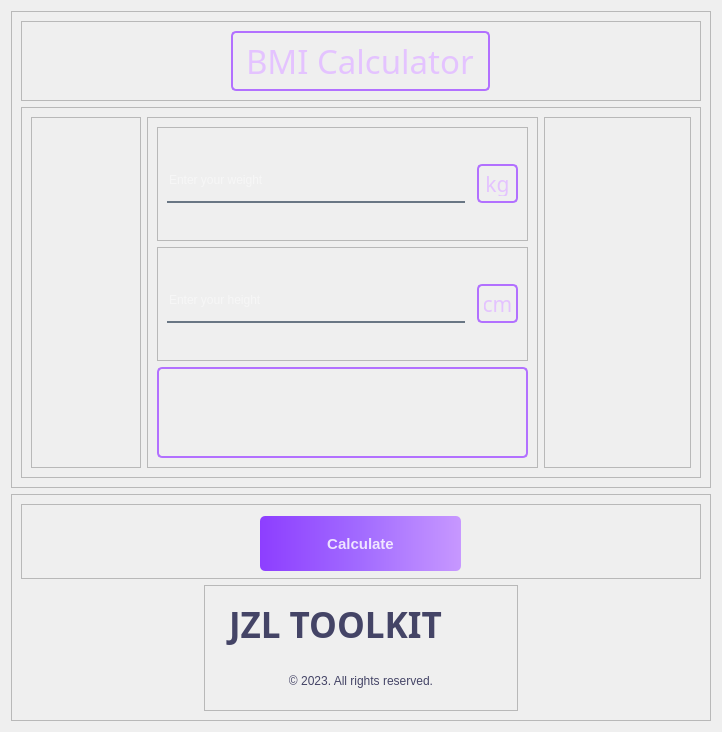
               <widget class="QWidget" name="bmi_page">
                <layout class="QVBoxLayout" name="verticalLayout_17">
                 <item>
                  <widget class="QFrame" name="content_bmi">
                   <property name="sizePolicy">
                    <sizepolicy hsizetype="Preferred" vsizetype="Expanding">
                     <horstretch>0</horstretch>
                     <verstretch>0</verstretch>
                    </sizepolicy>
                   </property>
                   <property name="frameShape">
                    <enum>QFrame::StyledPanel</enum>
                   </property>
                   <property name="frameShadow">
                    <enum>QFrame::Raised</enum>
                   </property>
                   <layout class="QVBoxLayout" name="verticalLayout_23">
                    <item>
                     <widget class="QFrame" name="basta_bmi">
                      <property name="frameShape">
                       <enum>QFrame::StyledPanel</enum>
                      </property>
                      <property name="frameShadow">
                       <enum>QFrame::Raised</enum>
                      </property>
                      <layout class="QHBoxLayout" name="horizontalLayout_25">
                       <item alignment="Qt::AlignHCenter">
                        <widget class="QLabel" name="label_7">
                         <property name="font">
                          <font>
                           <family>Swis721 BlkCn BT</family>
                           <pointsize>25</pointsize>
                           <italic>false</italic>
                           <bold>false</bold>
                          </font>
                         </property>
                         <property name="styleSheet">
                          <string notr="true">border: 2px solid #B270FF;
background: transparent;
border-radius: 5px;
padding: 5px;

 color: #E4C3FF;
font: 25pt &quot;Swis721 BlkCn BT&quot;;</string>
                         </property>
                         <property name="text">
                          <string>BMI Calculator</string>
                         </property>
                        </widget>
                       </item>
                      </layout>
                     </widget>
                    </item>
                    <item>
                     <widget class="QFrame" name="com_bmi">
                      <property name="frameShape">
                       <enum>QFrame::StyledPanel</enum>
                      </property>
                      <property name="frameShadow">
                       <enum>QFrame::Raised</enum>
                      </property>
                      <layout class="QHBoxLayout" name="horizontalLayout_29">
                       <item>
                        <widget class="QFrame" name="spacer_5">
                         <property name="frameShape">
                          <enum>QFrame::StyledPanel</enum>
                         </property>
                         <property name="frameShadow">
                          <enum>QFrame::Raised</enum>
                         </property>
                         <layout class="QHBoxLayout" name="horizontalLayout_30">
                          <item>
                           <spacer name="horizontalSpacer_5">
                            <property name="orientation">
                             <enum>Qt::Horizontal</enum>
                            </property>
                            <property name="sizeHint" stdset="0">
                             <size>
                              <width>90</width>
                              <height>20</height>
                             </size>
                            </property>
                           </spacer>
                          </item>
                         </layout>
                        </widget>
                       </item>
                       <item>
                        <widget class="QFrame" name="text_weight_3">
                         <property name="sizePolicy">
                          <sizepolicy hsizetype="Expanding" vsizetype="Expanding">
                           <horstretch>0</horstretch>
                           <verstretch>0</verstretch>
                          </sizepolicy>
                         </property>
                         <property name="minimumSize">
                          <size>
                           <width>381</width>
                           <height>351</height>
                          </size>
                         </property>
                         <property name="frameShape">
                          <enum>QFrame::StyledPanel</enum>
                         </property>
                         <property name="frameShadow">
                          <enum>QFrame::Raised</enum>
                         </property>
                         <layout class="QVBoxLayout" name="verticalLayout_24">
                          <item>
                           <widget class="QFrame" name="frame_19">
                            <property name="sizePolicy">
                             <sizepolicy hsizetype="Expanding" vsizetype="Expanding">
                              <horstretch>0</horstretch>
                              <verstretch>0</verstretch>
                             </sizepolicy>
                            </property>
                            <property name="frameShape">
                             <enum>QFrame::StyledPanel</enum>
                            </property>
                            <property name="frameShadow">
                             <enum>QFrame::Raised</enum>
                            </property>
                            <layout class="QHBoxLayout" name="horizontalLayout_14">
                             <item>
                              <widget class="QLineEdit" name="weight_bmi">
                               <property name="minimumSize">
                                <size>
                                 <width>208</width>
                                 <height>38</height>
                                </size>
                               </property>
                               <property name="maximumSize">
                                <size>
                                 <width>310</width>
                                 <height>38</height>
                                </size>
                               </property>
                               <property name="toolTip">
                                <string>&lt;html&gt;&lt;head/&gt;&lt;body&gt;&lt;p&gt;Please enter your weight in kilograms.&lt;/p&gt;&lt;/body&gt;&lt;/html&gt;</string>
                               </property>
                               <property name="styleSheet">
                                <string notr="true">QLineEdit {background-color: rgba(0, 0, 0, 0);
border: none;
border-bottom: 2px solid rgba(105, 118, 132, 255);
color: rgba(255, 255, 255, 230);
padding-bottom: 7px;
font: 17pt &quot;Swis721 BlkCn BT&quot;;
}
QToolTip {
padding: 8px 12px 10px;
min-width: 215px;
color: rgb(255, 255, 255);
background-color: rgb(68, 68, 102);
text-align: center;
}
</string>
                               </property>
                               <property name="text">
                                <string/>
                               </property>
                               <property name="placeholderText">
                                <string>Enter your weight</string>
                               </property>
                              </widget>
                             </item>
                             <item>
                              <widget class="QFrame" name="frame_3">
                               <property name="maximumSize">
                                <size>
                                 <width>10</width>
                                 <height>66</height>
                                </size>
                               </property>
                               <property name="frameShape">
                                <enum>QFrame::StyledPanel</enum>
                               </property>
                               <property name="frameShadow">
                                <enum>QFrame::Raised</enum>
                               </property>
                              </widget>
                             </item>
                             <item>
                              <widget class="QLabel" name="label_13">
                               <property name="minimumSize">
                                <size>
                                 <width>41</width>
                                 <height>39</height>
                                </size>
                               </property>
                               <property name="maximumSize">
                                <size>
                                 <width>41</width>
                                 <height>39</height>
                                </size>
                               </property>
                               <property name="font">
                                <font>
                                 <family>Swis721 BlkCn BT</family>
                                 <pointsize>16</pointsize>
                                 <italic>false</italic>
                                 <bold>false</bold>
                                </font>
                               </property>
                               <property name="whatsThis">
                                <string>&lt;html&gt;&lt;head/&gt;&lt;body&gt;&lt;p&gt;Kilogram&lt;/p&gt;&lt;/body&gt;&lt;/html&gt;</string>
                               </property>
                               <property name="styleSheet">
                                <string notr="true">border: 2px solid #B270FF;
background: transparent;
border-radius: 5px;
padding: 5px;
color: #E4C3FF;
font: 16pt &quot;Swis721 BlkCn BT&quot;;</string>
                               </property>
                               <property name="text">
                                <string>kg</string>
                               </property>
                               <property name="alignment">
                                <set>Qt::AlignCenter</set>
                               </property>
                              </widget>
                             </item>
                            </layout>
                           </widget>
                          </item>
                          <item>
                           <widget class="QFrame" name="frame_20">
                            <property name="sizePolicy">
                             <sizepolicy hsizetype="Expanding" vsizetype="Expanding">
                              <horstretch>0</horstretch>
                              <verstretch>0</verstretch>
                             </sizepolicy>
                            </property>
                            <property name="frameShape">
                             <enum>QFrame::StyledPanel</enum>
                            </property>
                            <property name="frameShadow">
                             <enum>QFrame::Raised</enum>
                            </property>
                            <layout class="QHBoxLayout" name="horizontalLayout_32">
                             <item>
                              <widget class="QLineEdit" name="height_bmi">
                               <property name="minimumSize">
                                <size>
                                 <width>206</width>
                                 <height>38</height>
                                </size>
                               </property>
                               <property name="maximumSize">
                                <size>
                                 <width>308</width>
                                 <height>38</height>
                                </size>
                               </property>
                               <property name="toolTip">
                                <string>&lt;html&gt;&lt;head/&gt;&lt;body&gt;&lt;p&gt;Please enter your height in centimeters.&lt;/p&gt;&lt;/body&gt;&lt;/html&gt;</string>
                               </property>
                               <property name="styleSheet">
                                <string notr="true">QLineEdit {background-color: rgba(0, 0, 0, 0);
border: none;
border-bottom: 2px solid rgba(105, 118, 132, 255);
color: rgba(255, 255, 255, 230);
padding-bottom: 7px;
font: 17pt &quot;Swis721 BlkCn BT&quot;;
}
QToolTip {
padding: 8px 12px 10px;
min-width: 220px;
color: rgb(255, 255, 255);
background-color: rgb(68, 68, 102);
text-align: center;
}

</string>
                               </property>
                               <property name="text">
                                <string/>
                               </property>
                               <property name="placeholderText">
                                <string>Enter your height</string>
                               </property>
                              </widget>
                             </item>
                             <item>
                              <widget class="QFrame" name="frame_2">
                               <property name="maximumSize">
                                <size>
                                 <width>10</width>
                                 <height>65</height>
                                </size>
                               </property>
                               <property name="frameShape">
                                <enum>QFrame::StyledPanel</enum>
                               </property>
                               <property name="frameShadow">
                                <enum>QFrame::Raised</enum>
                               </property>
                              </widget>
                             </item>
                             <item>
                              <widget class="QLabel" name="label_12">
                               <property name="minimumSize">
                                <size>
                                 <width>41</width>
                                 <height>39</height>
                                </size>
                               </property>
                               <property name="maximumSize">
                                <size>
                                 <width>41</width>
                                 <height>39</height>
                                </size>
                               </property>
                               <property name="font">
                                <font>
                                 <family>Swis721 BlkCn BT</family>
                                 <pointsize>16</pointsize>
                                 <italic>false</italic>
                                 <bold>false</bold>
                                </font>
                               </property>
                               <property name="whatsThis">
                                <string>&lt;html&gt;&lt;head/&gt;&lt;body&gt;&lt;p&gt;Centimeter&lt;/p&gt;&lt;/body&gt;&lt;/html&gt;</string>
                               </property>
                               <property name="styleSheet">
                                <string notr="true">border: 2px solid #B270FF;
background: transparent;
border-radius: 5px;
padding: 5px;
color: #E4C3FF;
font: 16pt &quot;Swis721 BlkCn BT&quot;;</string>
                               </property>
                               <property name="text">
                                <string>cm</string>
                               </property>
                               <property name="alignment">
                                <set>Qt::AlignCenter</set>
                               </property>
                              </widget>
                             </item>
                            </layout>
                           </widget>
                          </item>
                          <item>
                           <widget class="QLabel" name="bmi_result">
                            <property name="minimumSize">
                             <size>
                              <width>371</width>
                              <height>91</height>
                             </size>
                            </property>
                            <property name="font">
                             <font>
                              <family>Swis721 BlkCn BT</family>
                              <pointsize>20</pointsize>
                              <italic>false</italic>
                              <bold>false</bold>
                             </font>
                            </property>
                            <property name="cursor">
                             <cursorShape>IBeamCursor</cursorShape>
                            </property>
                            <property name="toolTip">
                             <string>&lt;html&gt;&lt;head/&gt;&lt;body&gt;&lt;p&gt;BMI result&lt;/p&gt;&lt;/body&gt;&lt;/html&gt;</string>
                            </property>
                            <property name="whatsThis">
                             <string>&lt;html&gt;&lt;head/&gt;&lt;body&gt;&lt;p&gt;The BMI result will be shown here.&lt;/p&gt;&lt;/body&gt;&lt;/html&gt;</string>
                            </property>
                            <property name="styleSheet">
                             <string notr="true">QLabel {
border: 2px solid #B270FF;
background: transparent;
border-radius: 5px;
padding: 5px;
color: #E4C3FF;
font: 20pt &quot;Swis721 BlkCn BT&quot;;
}
QToolTip {
padding: 8px 12px 10px;
min-width: 70px;
color: rgb(255, 255, 255);
background-color: rgb(68, 68, 102);
text-align: center;
}
</string>
                            </property>
                            <property name="text">
                             <string/>
                            </property>
                            <property name="alignment">
                             <set>Qt::AlignCenter</set>
                            </property>
                           </widget>
                          </item>
                         </layout>
                        </widget>
                       </item>
                       <item>
                        <widget class="QFrame" name="spacer_6">
                         <property name="frameShape">
                          <enum>QFrame::StyledPanel</enum>
                         </property>
                         <property name="frameShadow">
                          <enum>QFrame::Raised</enum>
                         </property>
                         <layout class="QHBoxLayout" name="horizontalLayout_34">
                          <item>
                           <spacer name="horizontalSpacer_6">
                            <property name="orientation">
                             <enum>Qt::Horizontal</enum>
                            </property>
                            <property name="sizeHint" stdset="0">
                             <size>
                              <width>127</width>
                              <height>20</height>
                             </size>
                            </property>
                           </spacer>
                          </item>
                         </layout>
                        </widget>
                       </item>
                      </layout>
                     </widget>
                    </item>
                   </layout>
                  </widget>
                 </item>
                 <item>
                  <widget class="QFrame" name="footer_bmi">
                   <property name="minimumSize">
                    <size>
                     <width>0</width>
                     <height>151</height>
                    </size>
                   </property>
                   <property name="frameShape">
                    <enum>QFrame::StyledPanel</enum>
                   </property>
                   <property name="frameShadow">
                    <enum>QFrame::Raised</enum>
                   </property>
                   <layout class="QVBoxLayout" name="verticalLayout_26">
                    <item>
                     <widget class="QFrame" name="frame_23">
                      <property name="frameShape">
                       <enum>QFrame::StyledPanel</enum>
                      </property>
                      <property name="frameShadow">
                       <enum>QFrame::Raised</enum>
                      </property>
                      <layout class="QHBoxLayout" name="horizontalLayout_35">
                       <item>
                        <widget class="QPushButton" name="calculate_btn">
                         <property name="minimumSize">
                          <size>
                           <width>171</width>
                           <height>55</height>
                          </size>
                         </property>
                         <property name="maximumSize">
                          <size>
                           <width>201</width>
                           <height>51</height>
                          </size>
                         </property>
                         <property name="font">
                          <font>
                           <pointsize>11</pointsize>
                           <bold>true</bold>
                          </font>
                         </property>
                         <property name="cursor">
                          <cursorShape>PointingHandCursor</cursorShape>
                         </property>
                         <property name="whatsThis">
                          <string>&lt;html&gt;&lt;head/&gt;&lt;body&gt;&lt;p&gt;&lt;br/&gt;&lt;/p&gt;&lt;/body&gt;&lt;/html&gt;</string>
                         </property>
                         <property name="styleSheet">
                          <string notr="true">QPushButton {
    background: qlineargradient(x1:0, y1:0, x2:1, y2:0, stop:0 #8D3EFF, stop:0.5 #A26BFF, stop:1 #C798FF);
    color: rgba(255, 255, 255, 210);
    border-radius: 5px;
}

QPushButton:hover {
    background: qlineargradient(x1:0, y1:0, x2:1, y2:0, stop:0 #B270FF, stop:0.5 #C89DFF, stop:1 #E4C3FF);
}

QPushButton:pressed {
    padding-left: 5px;
    padding-top: 5px;
    background-color: #C795FF; /* Suggested lighter pressed color */
}
</string>
                         </property>
                         <property name="text">
                          <string>Calculate</string>
                         </property>
                         <property name="checkable">
                          <bool>false</bool>
                         </property>
                         <property name="checked">
                          <bool>false</bool>
                         </property>
                        </widget>
                       </item>
                      </layout>
                     </widget>
                    </item>
                    <item alignment="Qt::AlignHCenter|Qt::AlignVCenter">
                     <widget class="QFrame" name="frame_24">
                      <property name="frameShape">
                       <enum>QFrame::StyledPanel</enum>
                      </property>
                      <property name="frameShadow">
                       <enum>QFrame::Raised</enum>
                      </property>
                      <layout class="QVBoxLayout" name="verticalLayout_27">
                       <item>
                        <widget class="QLabel" name="label_8">
                         <property name="minimumSize">
                          <size>
                           <width>294</width>
                           <height>41</height>
                          </size>
                         </property>
                         <property name="font">
                          <font>
                           <family>Swis721 Ex BT</family>
                           <pointsize>26</pointsize>
                           <italic>false</italic>
                           <bold>true</bold>
                          </font>
                         </property>
                         <property name="styleSheet">
                          <string notr="true">background: transparent;
border-radius: 5px;
padding: 5px;
color: rgb(68, 68, 102); /*#E4C3FF;*/
font: 28pt &quot;Swis721 Ex BT&quot;;
font: 700 26pt &quot;Swis721 Ex BT&quot;;
</string>
                         </property>
                         <property name="text">
                          <string>JZL TOOLKIT</string>
                         </property>
                        </widget>
                       </item>
                       <item>
                        <widget class="QLabel" name="label_9">
                         <property name="minimumSize">
                          <size>
                           <width>151</width>
                           <height>41</height>
                          </size>
                         </property>
                         <property name="font">
                          <font>
                           <family>Segoe UI</family>
                           <pointsize>9</pointsize>
                           <italic>false</italic>
                           <bold>false</bold>
                          </font>
                         </property>
                         <property name="styleSheet">
                          <string notr="true">background: transparent;
border-radius: 5px;
padding: 5px;
color: rgb(68, 68, 102); /*#E4C3FF;*/
font: 28pt &quot;Swis721 Ex BT&quot;;
font: 9pt &quot;Segoe UI&quot;;</string>
                         </property>
                         <property name="text">
                          <string>© 2023. All rights reserved.</string>
                         </property>
                         <property name="alignment">
                          <set>Qt::AlignCenter</set>
                         </property>
                         <property name="margin">
                          <number>0</number>
                         </property>
                        </widget>
                       </item>
                      </layout>
                     </widget>
                    </item>
                   </layout>
                  </widget>
                 </item>
                </layout>
               </widget>
